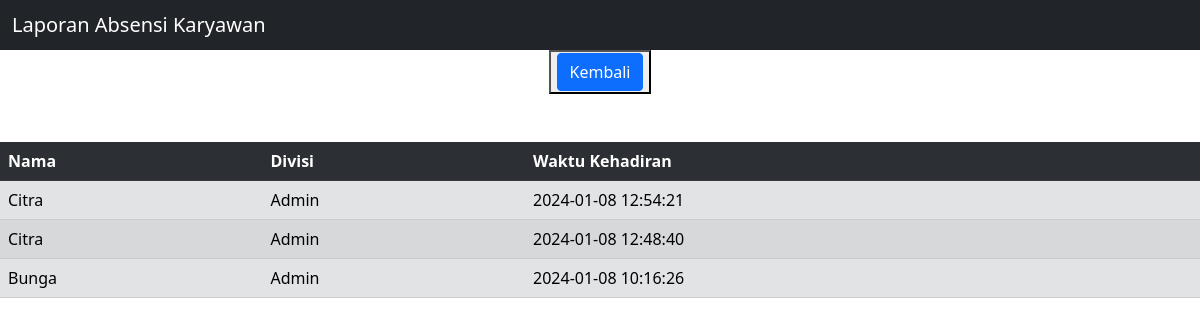
The app's page /laporan.php with its own data.
### tables this page shows
CREATE TABLE `absensi` (
  `id` int(11) NOT NULL,
  `nama` varchar(100) NOT NULL,
  `divisi` varchar(100) NOT NULL,
  `waktu_kehadiran` timestamp NOT NULL
);

### laporan.php (the view, shortened to what this page needs)
<?php
include_once("koneksi.php");
$result = mysqli_query($koneksi, "SELECT * FROM absensi ORDER BY id DESC");
?>
<html>
<head>
    <link href="https://cdn.jsdelivr.net/npm/bootstrap@5.1.3/dist/css/bootstrap.min.css" rel="stylesheet">
</head>
<body>
    <nav class="navbar navbar-dark bg-dark">
        <div class="container-fluid">
            <span class="navbar-brand mb-0 h1">Laporan Absensi Karyawan</span>
        </div>
    </nav>
            <div class="text-center">
                    <button> <a href="index.php" class="btn btn-primary">Kembali</a></button>
                </div>
            <table class="my-5 table table-striped">
                <tr class="table-dark">
                    <th>Nama</th>
                    <th>Divisi</th>
                    <th>Waktu Kehadiran</th>
                </tr>
                <?php
                while ($r = mysqli_fetch_array($result)) {
                ?>
                    <tr class="table-secondary">
                        <td><?php echo $r['nama']; ?></td>
                        <td><?php echo $r['divisi']; ?></td>
                        <td><?php echo $r['waktu_kehadiran']; ?></td>
                    </tr>
                <?php
                }
                ?>
            </table>
</body>
</html>

### records on screen
absensi: nama "Citra", divisi "Admin", waktu_kehadiran "2024-01-08 12:54:21"
absensi: nama "Citra", divisi "Admin", waktu_kehadiran "2024-01-08 12:48:40"
absensi: nama "Bunga", divisi "Admin", waktu_kehadiran "2024-01-08 10:16:26"
